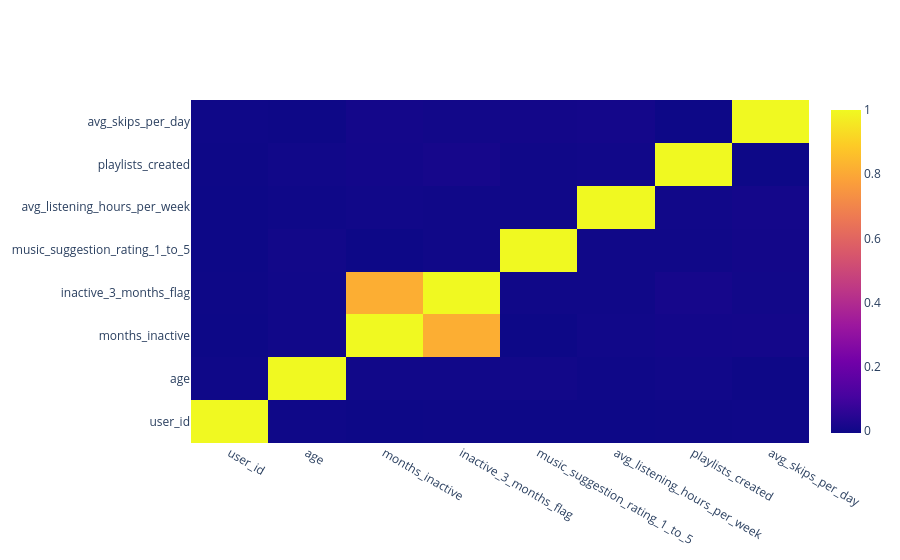

Notebook code for this chart:
### Code cell
import plotly.graph_objects as go
corr = df.corr(numeric_only=True)
fig = go.Figure(data=go.Heatmap(z=corr,x=corr.columns,y=corr.index))
fig.show()

### Figure 1 — Plotly figure (JSON) as saved in the notebook; plotly's stock layout.template omitted (floating-point values rounded to 4 significant figures)
{"data": [{"type": "heatmap", "x": ["user_id", "age", "months_inactive", "inactive_3_months_flag", "music_suggestion_rating_1_to_5", "avg_listening_hours_per_week", "playlists_created", "avg_skips_per_day"], "y": ["user_id", "age", "months_inactive", "inactive_3_months_flag", "music_suggestion_rating_1_to_5", "avg_listening_hours_per_week", "playlists_created", "avg_skips_per_day"], "z": [[1.0, -0.003029, -0.006491, -0.004968, -0.00605, -0.005867, -0.004786, -0.002827], [-0.003029, 1.0, 0.001237, 0.00111, 0.004236, -0.002308, 0.001361, -0.004601], [-0.006491, 0.001237, 1.0, 0.8158, -0.006021, 0.0006548, 0.005943, 0.006895], [-0.004968, 0.00111, 0.8158, 1.0, -0.0001866, 0.0003238, 0.01135, 0.003687], [-0.00605, 0.004236, -0.006021, -0.0001866, 1.0, 0.0003228, 2.339e-05, 0.005144], [-0.005867, -0.002308, 0.0006548, 0.0003238, 0.0003228, 1.0, 0.001642, 0.006923], [-0.004786, 0.001361, 0.005943, 0.01135, 2.339e-05, 0.001642, 1.0, -0.006164], [-0.002827, -0.004601, 0.006895, 0.003687, 0.005144, 0.006923, -0.006164, 1.0]]}], "layout": {}}
